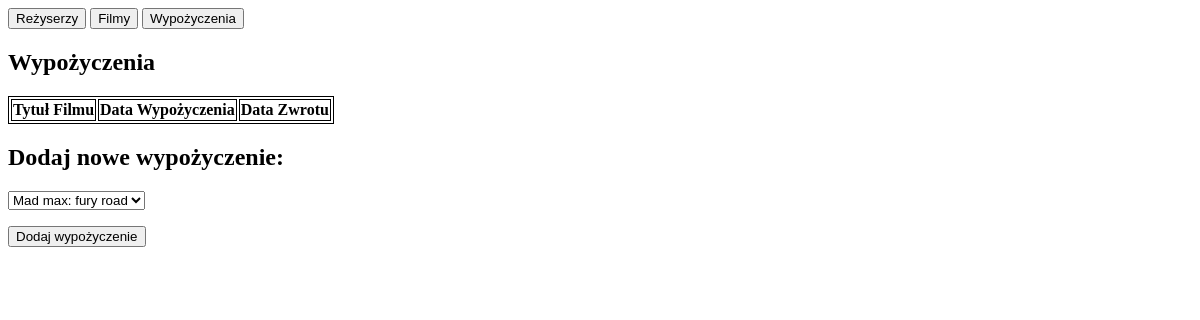
The app's page /loans, older data.
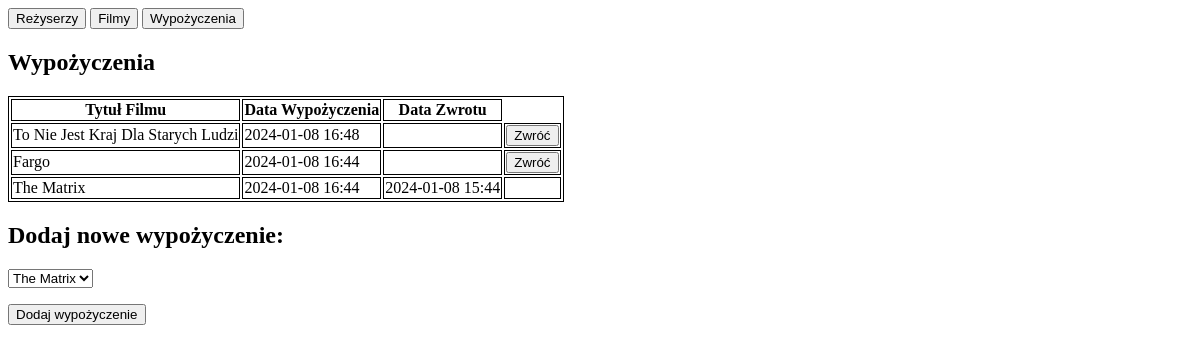
The same page, newer data.
### website/models.py (models this page shows, shortened)
class Loan(db.Model):
    id = db.Column(db.Integer, primary_key=True)
    movie_id = db.Column(db.Integer, db.ForeignKey("movie.id"), nullable=False)
    borrowed_date = db.Column(db.DateTime, default=datetime.now)
    returned_date = db.Column(db.DateTime, nullable=True)
    movie = db.relationship("Movie", back_populates="loan")

class Movie(db.Model):
    id = db.Column(db.Integer, primary_key=True)
    title = db.Column(db.String(100))
    opinion = db.Column(db.String(500))
    watched = db.Column(db.Boolean, default=True)
    directors = db.relationship(
        "Director", secondary=movie_director_association, back_populates="movies"
    )
    loan = db.relationship("Loan", back_populates="movie", uselist=False)

### website/views.py (the view, shortened to what this page needs)
@views.route("/loans", methods=["GET", "POST"])
def loans_list():
    loans = Loan.query.order_by(Loan.borrowed_date.desc()).all()
    subquery = (
        db.session.query(Loan.movie_id).filter(Loan.returned_date == None).subquery()
    )
    movies = Movie.query.filter(~Movie.id.in_(subquery)).all()
    return render_template("loans.html", loans=loans, movies=movies)

### website/templates/loans.html (shortened to what this page needs)
<!DOCTYPE html>
<html lang="en">
<head>
</head>
<body>
<a href="/directors"><input type="submit" value="Reżyserzy"></a>
<a href="/movies"><input type="submit" value="Filmy"></a>
<a href="/loans"><input type="submit" value="Wypożyczenia"></a>
<h2>Wypożyczenia</h2>
<table>
    <thead>
        <th>Tytuł Filmu</th>
        <th>Data Wypożyczenia</th>
        <th>Data Zwrotu</th>
    </thead>
    {% for loan in loans %}
    <tr>
        <td>{{ loan.movie.title }}</td>
        <td>{{ loan.borrowed_date.strftime('%Y-%m-%d %H:%M') }}</td>
        <td>{{ loan.returned_date.strftime('%Y-%m-%d %H:%M') if loan.returned_date else '' }}</td>
        <td>
            {% if not loan.returned_date %}
                <form method="POST" action="{{ url_for('views.return_movie', loan_id=loan.id) }}" onclick="event.stopPropagation();">
                    <input type="submit" value="Zwróć">
                </form>
            {% endif %}
        </td>
    </tr>
    {% endfor %}
</table>
<div>
    <h2> Dodaj nowe wypożyczenie: </h2>
    <form method="POST">
        <div class="text-center">
            <p>
                <select name="movie_id">
                    {% for movie in movies %}
                        <option value="{{ movie.id }}">{{ movie.title }}</option>
                    {% endfor %}
                </select>
            </p>
        </div>
        <input type="submit" value="Dodaj wypożyczenie">
    </form>
</div>
</body>
</html>

Row changes from the older to the newer data that the page shows:
added Loan: movie "To Nie Jest Kraj Dla Starych Ludzi", borrowed_date "2024-01-08 16:48"
added Loan: movie "Fargo", borrowed_date "2024-01-08 16:44"
added Loan: movie "The Matrix", borrowed_date "2024-01-08 16:44", returned_date "2024-01-08 15:44"
Text that changed along with them:
form field movie_id: "Mad max: fury road" → "The Matrix"
